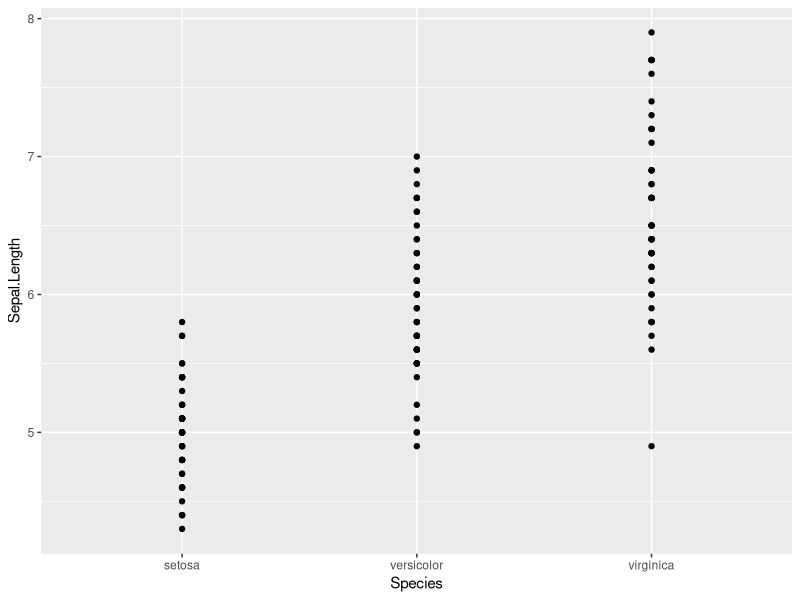
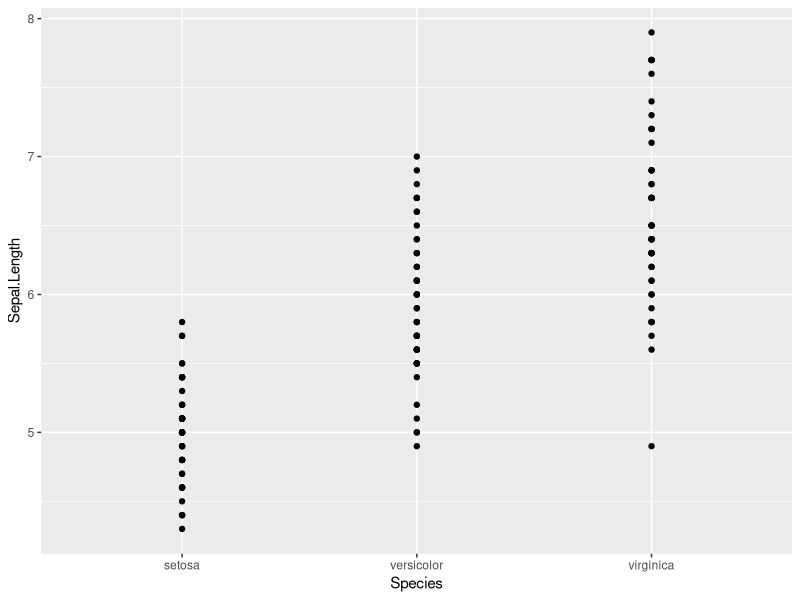
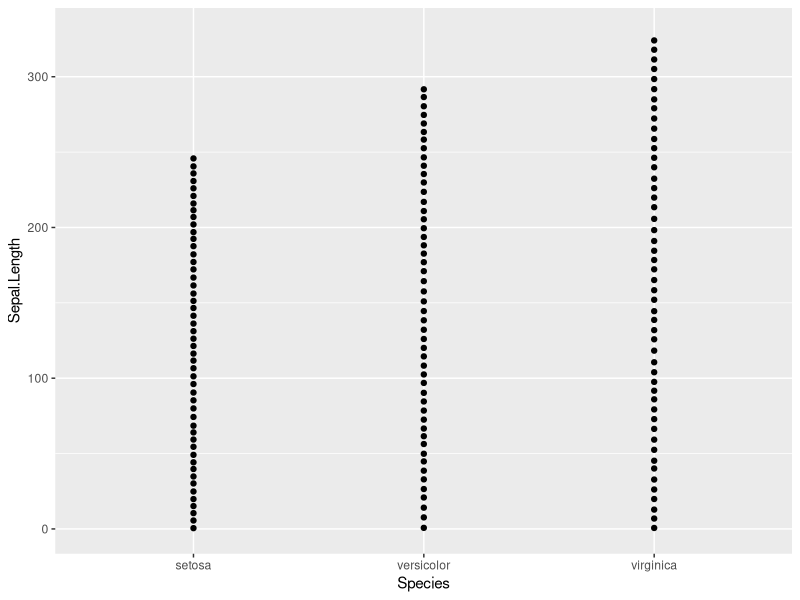
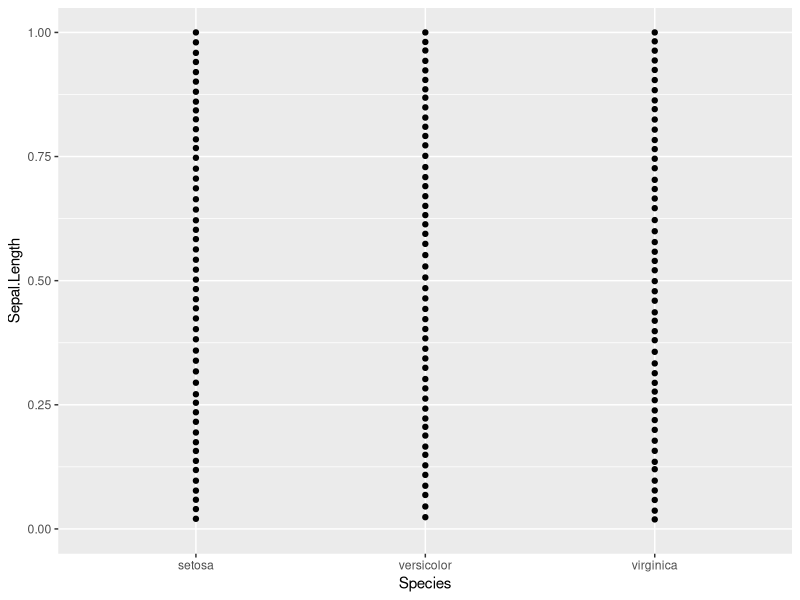
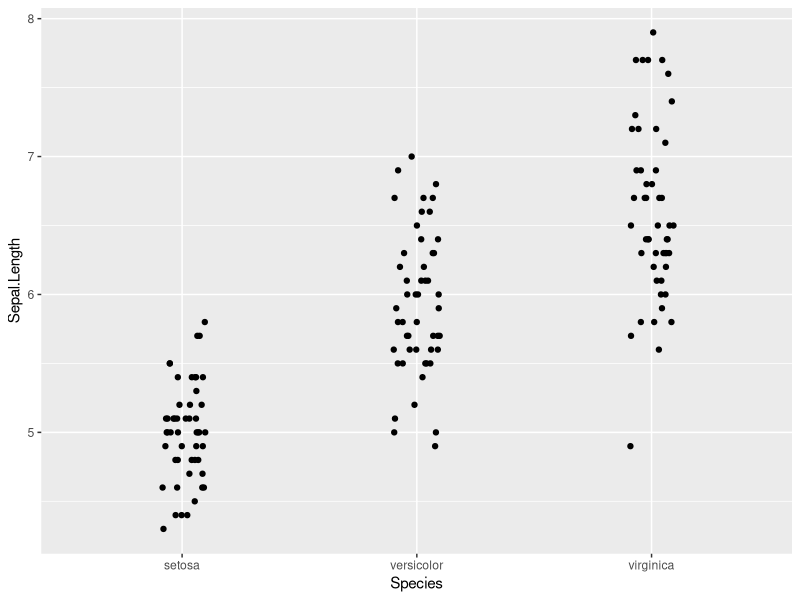
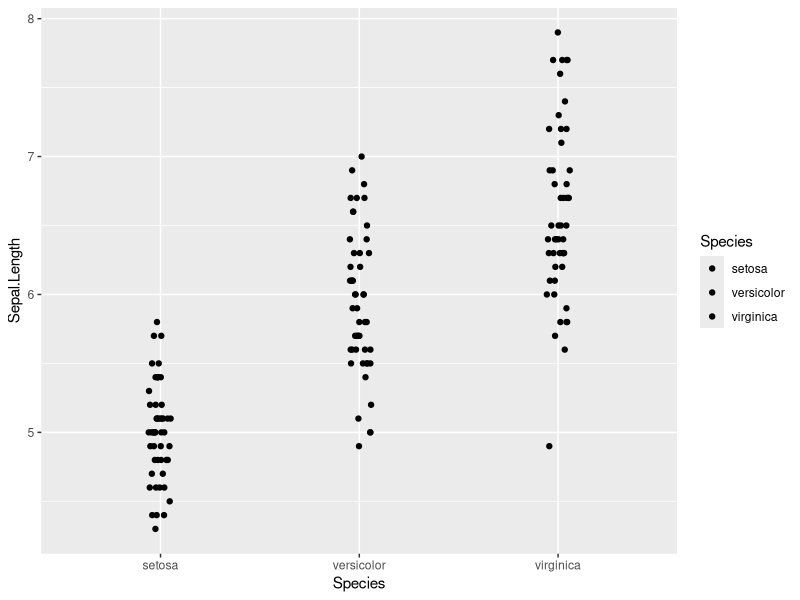

Source code (R) for these figures, in order:
library(ggplot2)

ggplot(iris, aes(x=Species, y=Sepal.Length)) +
  geom_point()

ggplot(iris, aes(x=Species, y=Sepal.Length)) +
  geom_point(position = position_dodge())

ggplot(iris, aes(x=Species, y=Sepal.Length)) +
  geom_point(position = position_stack(0.1, 0))

ggplot(iris, aes(x=Species, y=Sepal.Length)) +
  geom_point(position = position_fill())

ggplot(iris, aes(x=Species, y=Sepal.Length)) +
  geom_point(position = position_jitter(0.1, 0))

ggplot(iris, aes(x=Species, fill=Species, y=Sepal.Length)) +
  geom_point(position = position_jitterdodge(0.3, 0))
